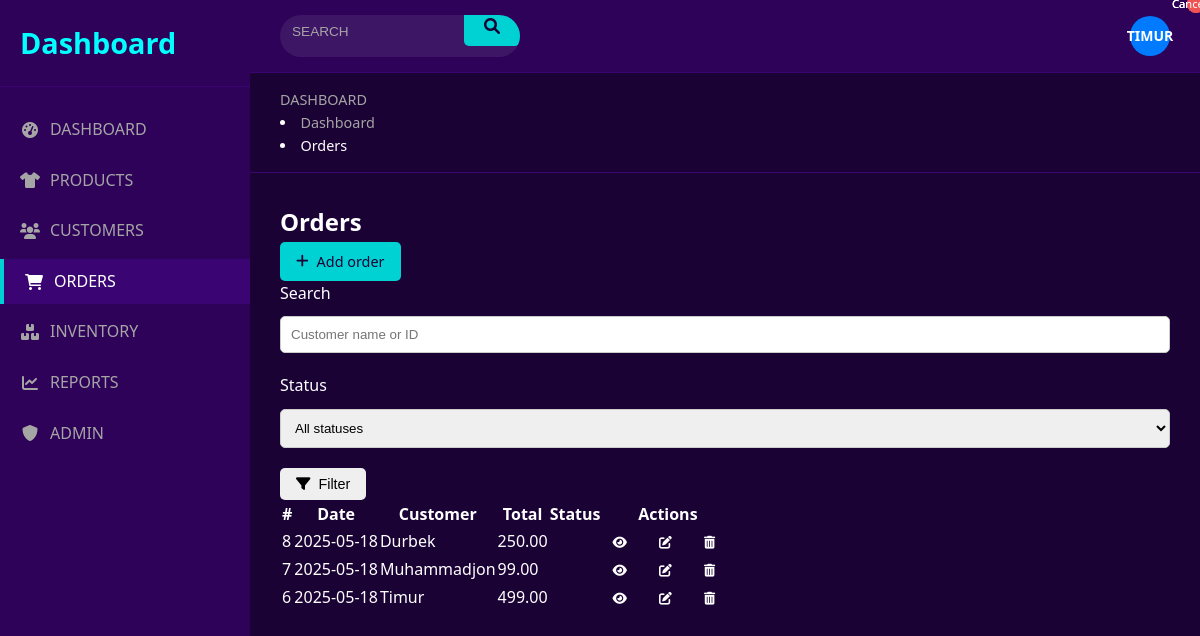
Page /orders/ (signed in) on the committed database.
### orders/models.py (models this page shows, shortened)
class Order(TimeStampedModel):
    STATUS_CHOICES = [
        ('pending', 'Pending'),
        ('processing', 'Processing'),
        ('shipped', 'Shipped'),
        ('delivered', 'Delivered'),
        ('cancelled', 'Cancelled'),
        ('returned', 'Returned'),
    ]
    PAYMENT_METHOD_CHOICES = [
        ('cash', 'Cash'),
        ('card', 'Credit/Debit Card'),
        ('transfer', 'Bank Transfer'),
        ('online', 'Online Payment'),
    ]
    customer = models.ForeignKey(Customer, on_delete=models.CASCADE, related_name='orders')
    order_number = models.CharField(max_length=20, unique=True)
    status = models.CharField(max_length=15, choices=STATUS_CHOICES, default='pending')
    payment_method = models.CharField(max_length=15, choices=PAYMENT_METHOD_CHOICES, default='cash')
    shipping_address = models.TextField(blank=True, null=True)
    total_amount = models.DecimalField(max_digits=10, decimal_places=2, default=0)
    discount = models.DecimalField(max_digits=10, decimal_places=2, default=0)
    tax = models.DecimalField(max_digits=10, decimal_places=2, default=0)
    shipping_cost = models.DecimalField(max_digits=10, decimal_places=2, default=0)
    notes = models.TextField(blank=True, null=True)

### customers/models.py (models this page shows, shortened)
class Customer(TimeStampedModel):
    STATUS_CHOICES = [
        ('active', 'Active'),
        ('inactive', 'Inactive'),
        ('vip', 'VIP'),
        ('new', 'New'),
    ]
    name = models.CharField(max_length=100)
    email = models.EmailField(blank=True, null=True)
    phone = models.CharField(max_length=20, blank=True, null=True)
    address = models.TextField(blank=True, null=True)
    status = models.CharField(max_length=10, choices=STATUS_CHOICES, default='new')
    profile_image = models.ImageField(upload_to='customers/', blank=True, null=True)
    notes = models.TextField(blank=True, null=True)
    def __str__(self):
        return self.name

### orders/views.py (the view)
# urls.py: path('', views.order_list, name='list'),
@login_required
def order_list(request):
    search  = request.GET.get('search', '')
    status  = request.GET.get('status', '')
    orders = Order.objects.select_related('customer')
    if search:
        orders = orders.filter(
            Q(customer__name__icontains=search) |
            Q(order_number__icontains=search)
        )
    if status:
        orders = orders.filter(status=status)
    context = {
        'orders': orders.order_by('-created_at'),
        'status_choices': Order.STATUS_CHOICES,
        'selected_status': status,
    }
    return render(request, 'orders/order_list.html', context)

### templates/orders/order_list.html (shortened to what this page needs)
{% extends 'core/base.html' %}
{% block breadcrumb %}
  <li class="breadcrumb-item"><a href="{% url 'dashboard:index' %}">Dashboard</a></li>
  <li class="breadcrumb-item active">Orders</li>
{% endblock %}
{% block content %}
<div class="d-flex justify-content-between align-items-center mb-3">
  <h2 class="m-0">Orders</h2>
  <a class="btn btn-primary" href="{% url 'orders:create' %}">
      <i class="fas fa-plus me-1"></i> Add order
  </a>
</div>
<form class="row gy-2 gx-3 align-items-end mb-4" method="get">
  <div class="col-md-4">
      <label class="form-label fw-semibold">Search</label>
      <input type="text" name="search" value="{{ request.GET.search }}"
             class="form-control" placeholder="Customer name or ID">
  </div>
  <div class="col-md-3">
      <label class="form-label fw-semibold">Status</label>
      <select name="status" class="form-select">
          <option value="">All statuses</option>
      </select>
  </div>
  <div class="col-md-auto">
      <button class="btn btn-outline-secondary">
         <i class="fas fa-filter me-1"></i> Filter
      </button>
  </div>
</form>
<div class="table-responsive">
<table class="table table-hover align-middle">
  <thead class="table-light">
    <tr>
      <th>#</th>
      <th>Date</th>
      <th>Customer</th>
      <th class="text-end">Total</th>
      <th>Status</th>
      <th class="text-end">Actions</th>
    </tr>
  </thead>
  <tbody>
  {% for o in orders %}
    <tr>
      <td>{{ o.id }}</td>
      <td>{{ o.created_at|date:"Y-m-d" }}</td>
      <td>{{ o.customer }}</td>
      <td class="text-end">{{ o.total_amount|floatformat:2 }}</td>
      <td>
      </td>
      <td class="text-end">
        <a href="{% url 'orders:detail' o.pk %}" class="btn btn-sm btn-outline-info" title="View">
            <i class="fas fa-eye"></i>
        </a>
        <a href="{% url 'orders:update' o.pk %}" class="btn btn-sm btn-outline-primary" title="Edit">
            <i class="fas fa-edit"></i>
        </a>
        <a href="{% url 'orders:delete' o.pk %}" class="btn btn-sm btn-outline-danger" title="Delete">
            <i class="fas fa-trash-alt"></i>
        </a>
      </td>
    </tr>
  {% empty %}
    <tr>
      <td colspan="6" class="text-center py-4 text-muted">No orders found.</td>
    </tr>
  {% endfor %}
  </tbody>
</table>
</div>
{% endblock %}

### templates/core/base.html (shortened to what this page needs)
<!DOCTYPE html>
<html lang="en">
<head>
    {% load static %}
    <link rel="stylesheet" href="{% static 'css/styles.css' %}">
    <link rel="stylesheet" href="https://cdnjs.cloudflare.com/ajax/libs/font-awesome/6.0.0-beta3/css/all.min.css">
</head>
<body>
    <div class="container">
        <aside class="sidebar">
            <div class="sidebar-header">
                <h1>Dashboard</h1>
            </div>
            <nav class="sidebar-nav">
                <ul>
                    <li class="{% if request.path == '/' %}active{% endif %}">
                        <a href="{% url 'dashboard:index' %}">
                            <i class="fas fa-tachometer-alt"></i>
                            <span>DASHBOARD</span>
                        </a>
                    </li>
                    <li class="{% if '/products/' in request.path %}active{% endif %}">
                        <a href="{% url 'products:list' %}">
                            <i class="fas fa-tshirt"></i>
                            <span>PRODUCTS</span>
                        </a>
                    </li>
                    <li class="{% if '/customers/' in request.path %}active{% endif %}">
                        <a href="{% url 'customers:customer_list' %}">
                            <i class="fas fa-users"></i>
                            <span>CUSTOMERS</span>
                        </a>
                    </li>
                    <li class="{% if '/orders/' in request.path %}active{% endif %}">
                        <a href="{% url 'orders:list' %}">
                            <i class="fas fa-shopping-cart"></i>
                            <span>ORDERS</span>
                        </a>
                    </li>
                    <li class="{% if '/inventory/' in request.path %}active{% endif %}">
                        <a href="{% url 'inventory:list' %}">
                            <i class="fas fa-boxes"></i>
                            <span>INVENTORY</span>
                        </a>
                    </li>
                    <li class="{% if '/reports/' in request.path %}active{% endif %}">
                        <a href="{% url 'reports:index' %}">
                            <i class="fas fa-chart-line"></i>
                            <span>REPORTS</span>
                        </a>
                    </li>
                    {% if user.is_superuser %}
                    <li class="{% if '/admin/' in request.path %}active{% endif %}">
                        <a href="{% url 'admin:index' %}">
                            <i class="fas fa-shield-alt"></i>
                            <span>ADMIN</span>
                        </a>
                    </li>
                    {% endif %}
                </ul>
            </nav>
        </aside>
        <main class="main-content">
            <header class="top-bar">
                <div class="search-bar">
                    <form method="get">
                        <input type="text" name="search" placeholder="SEARCH" value="{{ request.GET.search }}">
                        <button type="submit"><i class="fas fa-search"></i></button>
                    </form>
                </div>
                <div class="user-actions">
                    <div class="user-profile">
                        {% if user.is_authenticated %}
                            <div class="user-avatar-initial blue-bg">
                                {{ user.username|upper }}
                            </div>
                        {% else %}
                            <span>LOGIN</span>
                            <a href="{% url 'accounts:login' %}">
                                <i class="fas fa-sign-in-alt"></i>
                            </a>
                        {% endif %}
                    </div>
                </div>
            </header>
            <div class="breadcrumb">
                <a href="{% url 'dashboard:index' %}">DASHBOARD</a>
                {% block breadcrumb %}{% endblock %}
            </div>
            <div class="content">
                {% block content %}{% endblock %}
            </div>
        </main>
    </div>
</body>
</html>

### rows in the picture
Order: id "8", created_at "2025-05-18", customer "Durbek", total_amount "250.00"
Order: id "7", created_at "2025-05-18", customer "Muhammadjon", total_amount "99.00"
Order: id "6", created_at "2025-05-18", customer "Timur", total_amount "499.00"

### other values in the picture
{{ user.username|upper }} "TIMUR"
